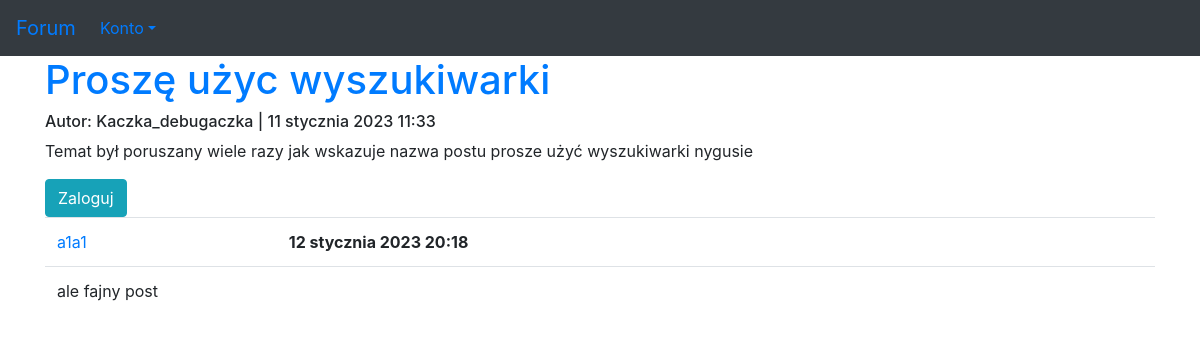
Before: /15 with the older database file.
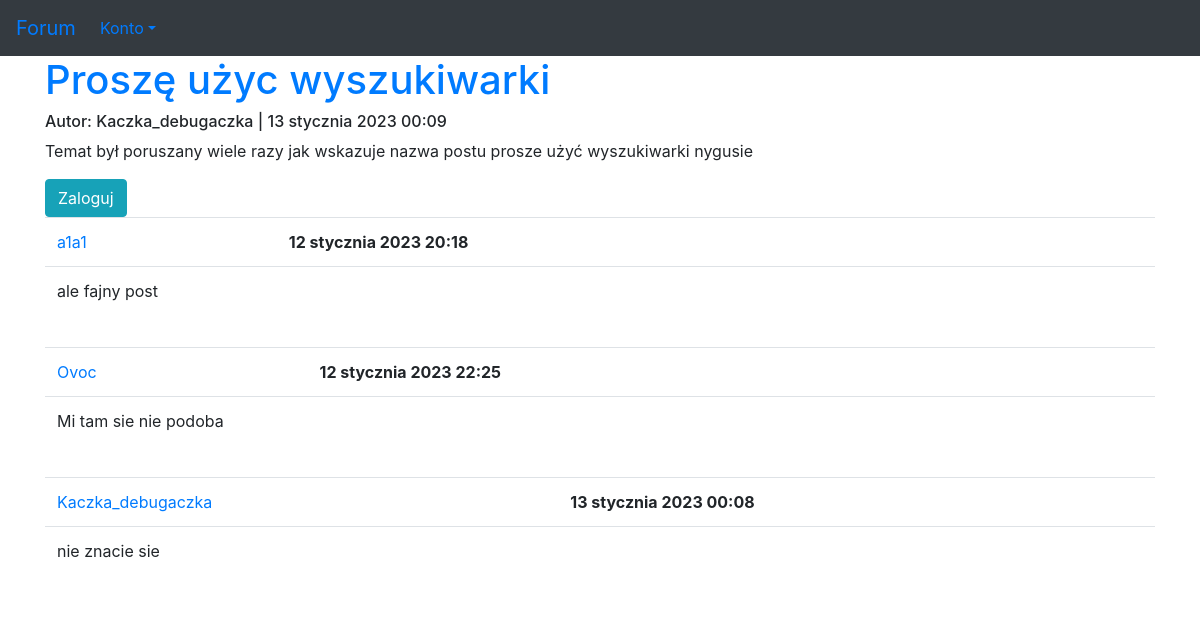
After: the same page with the newer database file.
### forum/models.py (models this page shows, shortened)
class Post(models.Model):
    author = models.ForeignKey(User, on_delete=models.CASCADE)
    title = models.CharField(max_length=100)
    description = models.TextField()
    published_date = models.DateTimeField(default=timezone.now)
    updated = models.DateTimeField(blank=True, null=True)
    views = models.IntegerField(default=0)

class Answer(models.Model):
    post = models.ForeignKey(Post, on_delete=models.CASCADE, related_name='answers')
    author = models.ForeignKey(User, on_delete=models.CASCADE)
    text = models.TextField()
    published_date = models.DateTimeField(default=timezone.now)
    class Meta:
        verbose_name_plural = "answers"

### forum/views.py (the view)
# urls.py: path('<int:pk>', views.post_detail, name='post'),
def post_detail(request, pk):
    post = get_object_or_404(Post, pk=pk)
    return render(request, 'forum/post.html', {'post': post})

### forum/templates/forum/post.html (shortened to what this page needs)
{% extends 'szablon.html' %}
{% block naglowek %}
        <a href="{% url 'forum:post' pk=post.pk %}">{{ post.title }}</a>
        <h6>Autor: {{ post.author }} | {{ post.published_date }}</h6>
        <p>{{ post.description|linebreaksbr }}</p>
{% endblock naglowek %}
{% block tresc %}
        {% if user.is_authenticated %}
            <a class="btn btn-default" href="{% url 'forum:add_answer' pk=post.pk %}">Dodaj komentarz</a>
        {% else %}
            <a href="{% url 'users:loguj' %}" class="btn btn-info" role="button">Zaloguj</a>
        {% endif %}
        {% for answer in post.answers.all %}
            <table class="table">
            <tr class="info">
                <td><a href="{% url 'users:index' pk=answer.author.id %}">{{ answer.author }}</a></td>
            <td><strong>{{ answer.published_date }}</strong></td>
            </tr>
            <tr class="info">
            <td colspan="2">{{ answer.text|linebreaks }}</td>
            </tr></table>
            {% empty %}
            <p>Brak komentarzy :(</p>
        {% endfor %}
{% endblock tresc %}

### templates/szablon.html (shortened to what this page needs)
<!DOCTYPE html>
<html lang="pl">
<head>
    <link rel="stylesheet" href="https://stackpath.bootstrapcdn.com/bootstrap/4.1.3/css/bootstrap.min.css">
</head>
<body>
    <nav class="navbar navbar-expand-sm bg-dark">
        <a class="navbar-brand" href="{% url 'forum:index' %}">Forum</a>
        <div class="collapse navbar-collapse" id="collapsibleNavbar">
            <ul class="navbar-nav">
                <li class="nav-item dropdown">
                    <a href="#" class="nav-link dropdown-toggle" data-toggle="dropdown" role="button">Konto</a>
                </li>
            </ul>
        </div>
    </nav>
    <div class="container">
        <div class="row">
            <div class="col">
<h1>{% block naglowek %}{% endblock naglowek %}</h1>
{% block tresc %}
{% endblock tresc %}
            </div>
        </div>
    </div>
</body>
</html>

Changed rows visible on the page:
changed Post "Proszę użyc wyszukiwarki": published_date "11 stycznia 2023 11:33" → "13 stycznia 2023 00:09"
added Answer: author "Ovoc", published_date "12 stycznia 2023 22:25", text "Mi tam sie nie podoba"
added Answer: author "Kaczka_debugaczka", published_date "13 stycznia 2023 00:08", text "nie znacie sie"
